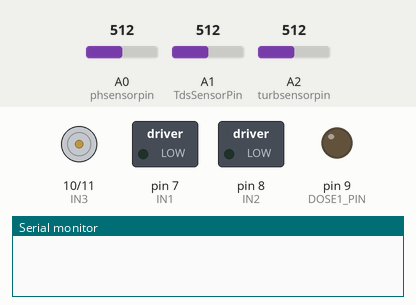
This sketch was run on a simulated Arduino Uno, built with avr-gcc and run on an emulated ATmega328P. Parts: motor-driver pin pairs drawn as motors (green arrow = first pin HIGH = forward, orange = second pin HIGH = backward, longer = more drive), switched loads named in the sketch (green lamp = pin HIGH), output pins drawn as LEDs (lit = HIGH), the last lines printed to the serial monitor. Inputs (shaded band) come from the test bench; at power-on: A0 (phsensorpin) = 512, A1 (TdsSensorPin) = 512, A2 (turbsensorpin) = 512.

Above: at 0.1 s.
At 10.9 s:
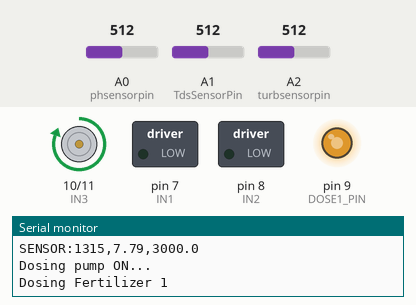
Timing chart, 0 to 12.4 s (numbered marks = the images above):
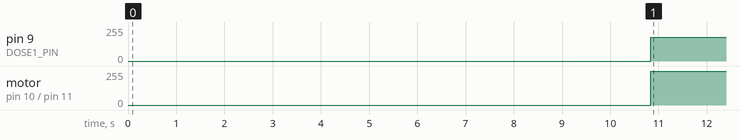

The sketch:

AgroFlow_Embedded_Arduino.ino
```cpp
//TDS sensor
#include <EEPROM.h>
#include "GravityTDS.h"
#define TdsSensorPin A1
GravityTDS gravityTds;
float temperature = 25, tdsValue = 0;

//pH sensor
#define phsensorpin A0  //pH meter Analog output to Arduino Analog Input 0
float calibration_value = 21.34 + 0.7;
unsigned long int avgValue;  //Store the average value of the sensor feedback
int buf[10], phtemp;
float phValue;

//Turbidity sensor
#define turbsensorpin A2  // Connect turbidity sensor to Digital Pin 2
int turbinput;
float turbval[10], turbtemp, avgturbvoltage, turbvalout;
int modevar = 1;

//Dosing and Flushing
#define FLUSH_PIN 3     // Example motor driver pin for flush
#define DOSE1_PIN 9     // Fertilizer 1 PWM pin
#define DOSE2_PIN 11     // Fertilizer 2 PWM pin
#define IN1 7
#define IN2 8
#define IN3 10
#define IN4 11

void flushSystem() {
  analogWrite(FLUSH_PIN, 180);
  delay(3000); // 3 seconds flushing
  analogWrite(FLUSH_PIN, 0);
}

unsigned long lastDoseTime = 0;
const unsigned long doseInterval = 10000;  // 4 minutes = 240,000 ms


void setup() {
  Serial.begin(9600);
  //pH setup
  pinMode(phsensorpin, INPUT);
  //TDS setup
  gravityTds.setPin(TdsSensorPin);
  gravityTds.setAref(5.0);       //reference voltage on ADC, default 5.0V on Arduino UNO
  gravityTds.setAdcRange(1024);  //1024 for 10bit ADC;4096 for 12bit ADC
  gravityTds.begin();            //initialization
  //Turbidity setup
  pinMode(turbsensorpin, INPUT);  //Set the turbidity sensor pin to input mode
  //dosing pump setup
  pinMode(IN1,OUTPUT);
  pinMode(IN2,OUTPUT);
  pinMode(IN3,OUTPUT);
  pinMode(IN4,OUTPUT);
}
void loop() {

  switch (modevar) {
    case 1:
      gravityTds.setTemperature(temperature);  // set the temperature and execute temperature compensation
      gravityTds.update();                     //sample and calculate
      tdsValue = gravityTds.getTdsValue();     // then get the value
      modevar++;
      break;

    case 2:
      for (int i = 0; i < 10; i++) {  //Get 10 sample value from the sensor for smooth the value
        buf[i] = analogRead(phsensorpin);
        delay(10);
      }
      for (int i = 0; i < 9; i++) {  //sort the analog from small to large
        for (int j = i + 1; j < 10; j++) {
          if (buf[i] > buf[j]) {
            phtemp = buf[i];
            buf[i] = buf[j];
            buf[j] = phtemp;
          }
        }
      }
      avgValue = 0;
      for (int i = 2; i < 8; i++) avgValue += buf[i];  //take the average value of 6 center sample
      phValue = (float)avgValue * 5.0 / 1024 / 6;      //convert the analog into millivolt
      phValue = -5.70 * phValue + calibration_value;   //convert the millivolt into pH value
      modevar++;
      break;

    case 3:
      for (int i = 0; i < 10; i++) {            //Get 10 sample value from the sensor for smooth the value
        turbinput = analogRead(turbsensorpin);  // read the input on analog input:
        turbval[i] = turbinput;
        delay(10);
      }
      for (int i = 0; i < 9; i++) {  //sort the analog from small to large
        for (int j = i + 1; j < 10; j++) {
          if (turbval[i] > turbval[j]) {
            turbtemp = turbval[i];
            turbval[i] = turbval[j];
            turbval[j] = turbtemp;
          }
        }
      }
      avgturbvoltage = 0;
      for (int i = 2; i < 8; i++) avgturbvoltage += turbval[i];  //take the average value of 6 center sample
      avgturbvoltage = (float)avgturbvoltage * 5.0 / 1024 / 6;   // Convert the analog reading (which goes from 0 - 1023) to a voltage (0 - 5V):
      turbvalout = (-1120.4 * pow(avgturbvoltage, 2)) + (5742.3 * avgturbvoltage) - 4352.9;
      turbvalout = constrain(turbvalout, 0, 3000);
      modevar++;
      break;

    default:
      modevar = 1;
      float ecValue = tdsValue / 640.0;
      // Send sensor data as: SENSOR:tds,ph,turbidity
      Serial.print("SENSOR:");
      Serial.print(tdsValue, 0);       // TDS as integer
      Serial.print(",");
      Serial.print(phValue, 2);        // pH with 2 decimal places
      Serial.print(",");
      Serial.println(turbvalout, 1);   // Turbidity with 1 decimal
      delay(1000);
      break;
  };

  unsigned long currentTime = millis();
  if (currentTime - lastDoseTime >= doseInterval) {
    Serial.println("Dosing pump ON...");
    digitalWrite(IN3, HIGH);
    digitalWrite(IN4, LOW);
    analogWrite(DOSE1_PIN, 180);  // or doseFertilizer2() or both
    Serial.println("Dosing Fertilizer 1");
    lastDoseTime = currentTime;
  }

}
```

Measured:
- by itself, pin 9 (DOSE1_PIN): 0/255 → 180/255 at 10.8 s
- by itself, motor on pin 10 (IN3) / pin 11 (IN4): stopped → forward 255/255 at 10.8 s
